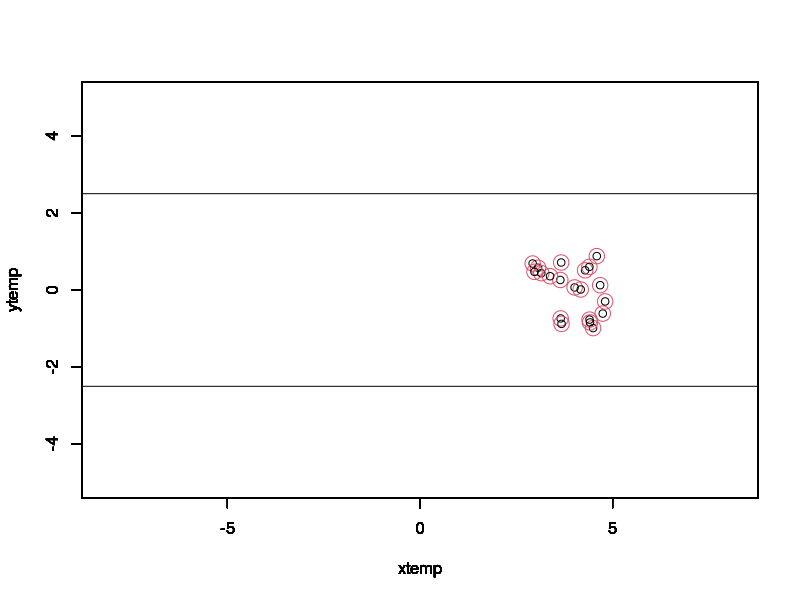
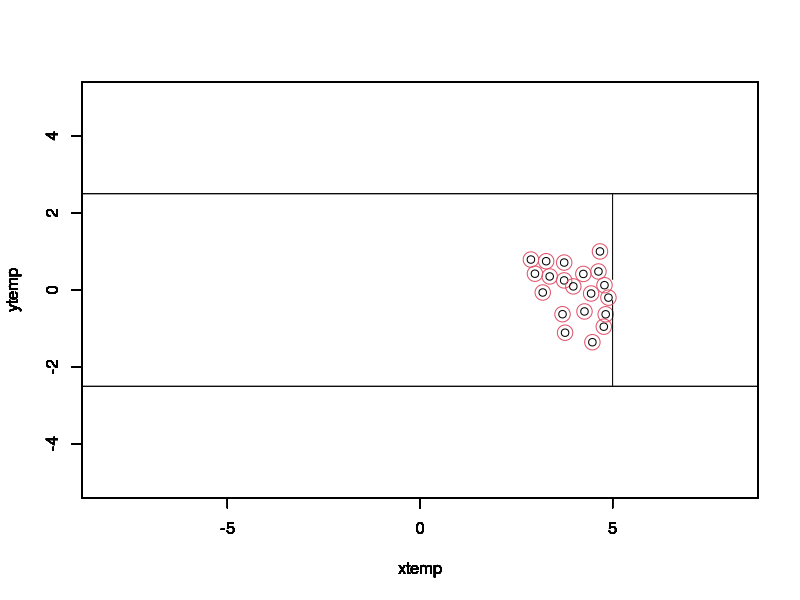
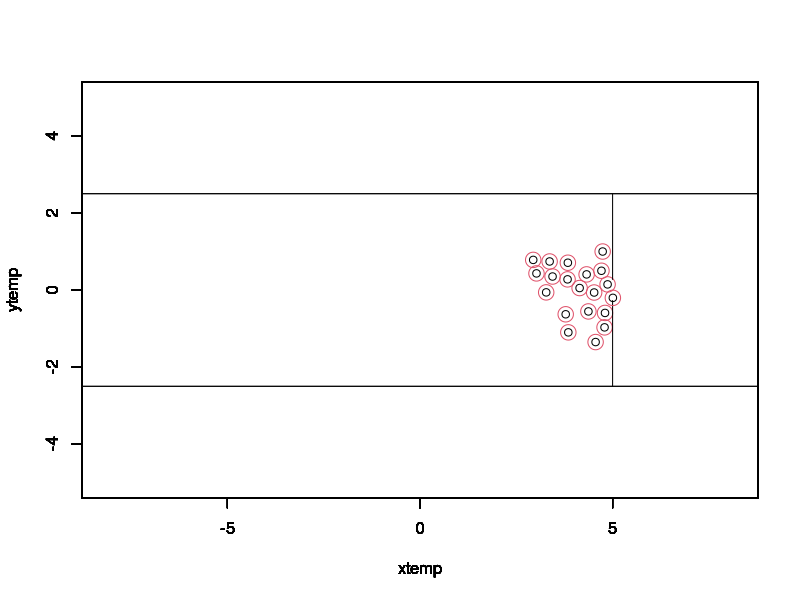
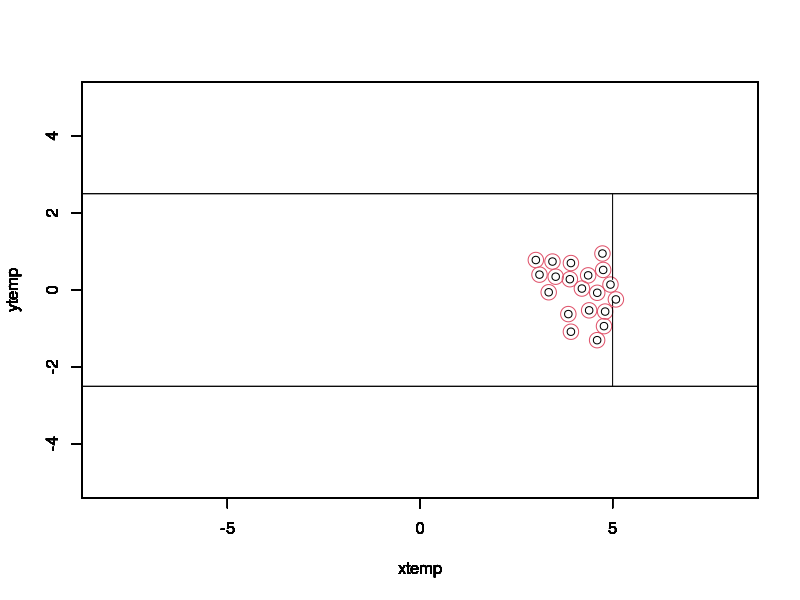
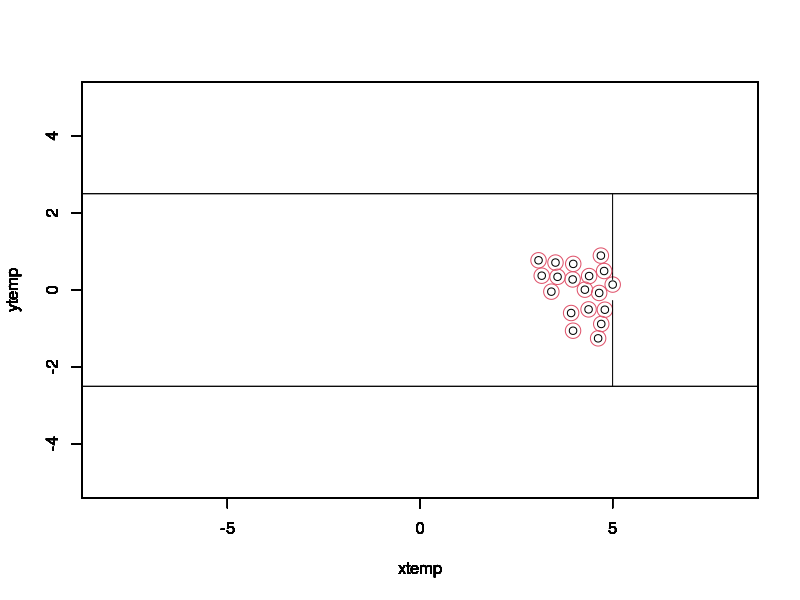
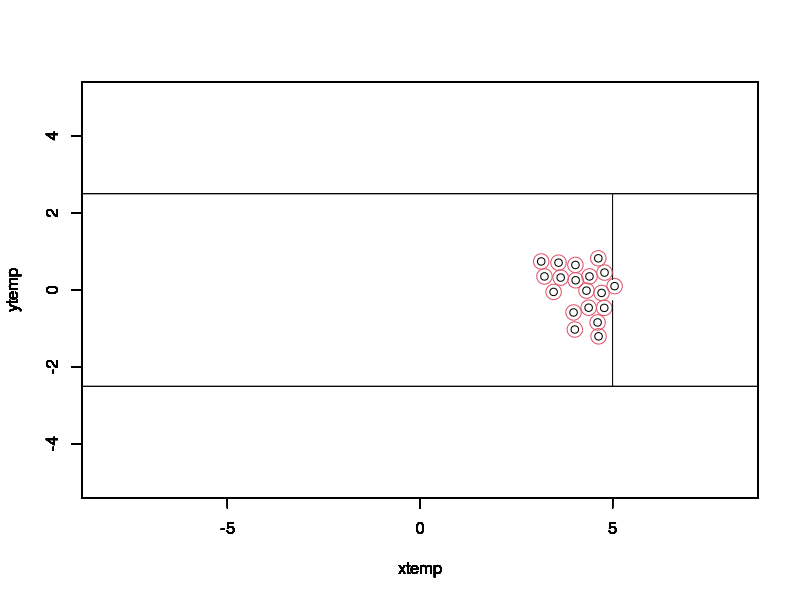
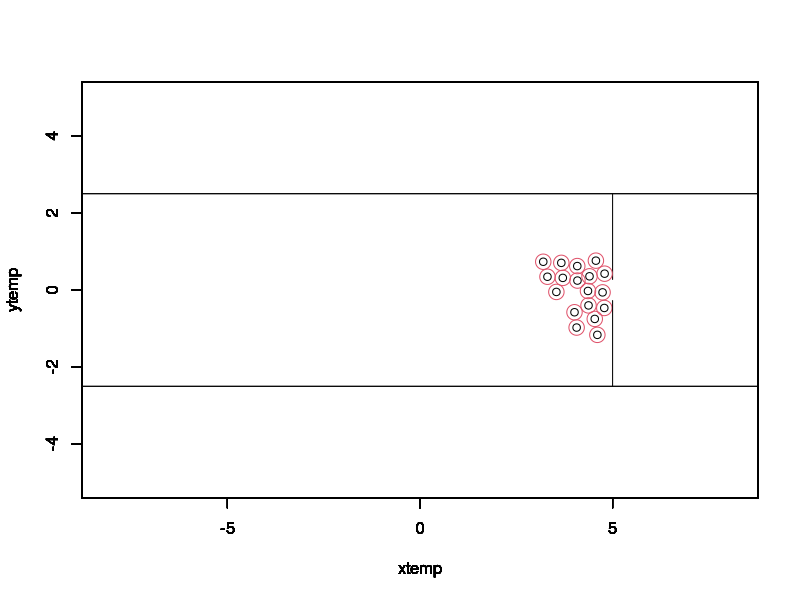
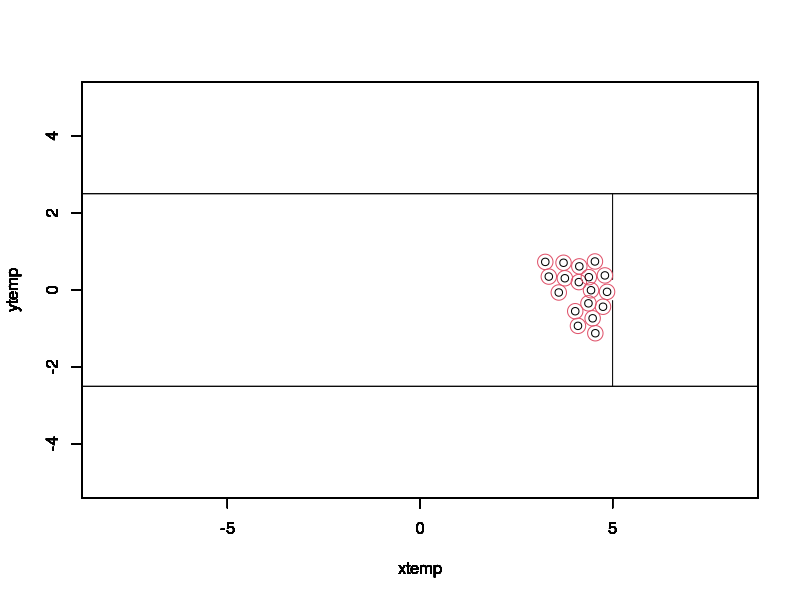

These figures' R source, in order: (Note: a time limit stopped this script after it produced the figures.)
#dev.off()
runcount=1
maxruncount=100
maxtimercounter=100
dataa=numeric(maxruncount)
while(runcount<=maxruncount){
  
  #GENERATE AND PLOT SPHERES
  n=4
  N=20 #Set the number of people we want
  #Set the starting y-position of particles on right side of corridor
  xs=runif(N,2.9,4.9)                   #Combine to get the starting x-positions of all of them
  ys=runif(N,-1,1)    #Uniform randomly set at which point in corridor the particles will appear
  zs=data.frame(xs,ys) #pair the positions up to get vector positions
  zcurrent=zs
  xcurrent=xs
  ycurrent=ys
  theta = seq(0, 2 * pi, length = 200) #setup for plotting circles
  radi=0.2
  r=numeric(N)+0.2                    #radii of particles are uniform normal
  i=1
  while(i<=N/2){                         #Plots the circles
    xtemp=as.numeric(zs[i,][1])
    ytemp=as.numeric(zs[i,][2])
    plot(xtemp,ytemp,xlim = c(-5,5),ylim=c(-5,5),asp=1)
    par(new=TRUE)
    lines(x = r[i] * cos(theta) + xtemp, y = r[i] * sin(theta) + ytemp,asp=1,xlim = c(1,10),ylim=c(-10,40),col=2)
    
    par(new=TRUE)
    i=i+1
  }
  while(i<=N){                         #Plots the circles
    xtemp=as.numeric(zs[i,][1])
    ytemp=as.numeric(zs[i,][2])
    plot(xtemp,ytemp,xlim = c(-5,5),ylim=c(-5,5),asp=1)
    par(new=TRUE)
    lines(x = r[i] * cos(theta) + xtemp, y = r[i] * sin(theta) + ytemp,asp=1,xlim = c(1,10),ylim=c(-10,40),col=2)
    
    par(new=TRUE)
    i=i+1
  }
  
  #GENERATE DESIRED SPEEDS AND MASSES OF PARTICLES (AND CONSTANT REACTION TIME AS SUGGESTED BY TEXTBOOK)
  speeddesired=numeric(N)+1.34
  m=1
  timercount=1
  tau=0.1
  vstartxl=numeric(N/2)+1.34
  vstartxr=numeric(N/2)+1.34
  vstartx=c(vstartxl,vstartxr)
  vstarty=numeric(N)
  vcurrentx=vstartx
  vcurrenty=vstarty
  vcurrent=data.frame(vcurrentx,vcurrenty)
  #SOME CONSTANT VALUES FOR THE MODEL
  speedmax=1.3*speeddesired
  #the lower the tau the more agressive the pedestrians
  tdelta=2
  V0=2.1
  sigma=0.3
  timestep=0.05
  tcount=0
  corridorw=5
  exitw=0.55
  exitxpos=5
  corridorarg=seq(-11,11,length=200)
  lines(x=corridorarg,y=numeric(200)+corridorw/2)
  par(new=TRUE)
  lines(x=corridorarg,y=numeric(200)-corridorw/2)
  par(new=TRUE)
  
  #DESIRED DIRECTION - The desired direction for corridor movement will just be straight along x axis
  xdesiredl=numeric(N/2)+exitxpos
  xdesiredr=numeric(N/2)+exitxpos
  xdesiredplace=c(xdesiredl,xdesiredr)
  ydesiredplace=numeric(N)
  placedesired=data.frame(xdesiredplace,ydesiredplace)
  dirdesired=placedesired-zcurrent
  xdesired=dirdesired[,1]
  ydesired=dirdesired[,2]
  
  
  i=1
  while(i<=N){
    dirdesiredtemp=c(xdesired[i],ydesired[i])
    xdesired[i]=xdesired[i]/(norm(dirdesiredtemp,type="2"))
    ydesired[i]=ydesired[i]/(norm(dirdesiredtemp,type="2"))
    i=i+1
  }
  xdesired=c(numeric(N/2)+exitxpos+0.1,numeric(N/2)+exitxpos+0.1)
  dirdesired=data.frame(xdesired,ydesired)
  #DESIRED VELOCITY
  vdesiredx=speeddesired*xdesired
  vdesiredy=speeddesired*ydesired
  vdesired=data.frame(vdesiredx,vdesiredy)
  
  
  
  
  
  
  
  
  
  
  
  
  #START OF MAIN LOOP
  while(tcount<N){
    par(new=FALSE)
    
    
    
    
    
    
    
    
    
    
    
    
    
    
    
    #ACCELERATION TERM TOWARDS DESIRED VELOCITY
    Fa=(1/tau)*(vdesired-vcurrent)
    
    #DIRECTION BETWEEN POSITIONS OF PARTICLES
    Dirx=matrix(0,N,N)
    i=1
    j=1
    while(i<=N){
      while(j<=N){
        Dirx[i,j]=xcurrent[i]-xcurrent[j]
        j=j+1
      }
      i=i+1
      j=1
    }
    
    Diry=matrix(0,N,N)
    i=1
    j=1
    while(i<=N){
      while(j<=N){
        Diry[i,j]=ycurrent[i]-ycurrent[j]
        j=j+1
      }
      i=i+1
      j=1
    }
    
    
    #SEMI-AXIS OF ELLIPSE CALCULATION
    #i=1
    #j=1
    #while(i<=N){
    #  while(j<=N){
    #    rtemp=c(Dirx[i,j],Diry[i,j])
    #    vtemp=c(vcurrent[j,1],vcurrent[j,2])
    #   dirtemp=c(dirdesired[j,1],dirdesired[j,2])
    #    b[i,j]=(1/2)*sqrt((norm(rtemp,type="2")+norm(rtemp-norm(vtemp,type="2")*tdelta*dirtemp,type="2"))^2-(norm(vtemp,type="2")*tdelta)^2)
    #    j=j+1
    #  }
    #  i=i+1
    # j=1
    #}
    
    
    #POTENTIALS BETWEEN PEDESTRIANS
    #Pp=matrix(0,N,N)
    #i=1
    #j=1
    #while(i<=N){
    #  while(j<=N){
    #    Pp[i,j]=V0*exp(-b[i,j]/sigma)
    #    j=j+1
    
    #  }
    #  i=i+1
    #  j=1
    #}
    
    
    
    
    #Ensuring opposite sign
    #  i=1
    #  j=1
    #  while(i<=N){
    #    while(j<=N){
    
    #      if(xcurrent[i]<xcurrent[j]){
    #       Fpedx[i,j]=-abs(Fpedx[i,j])
    #       Fpedx[j,i]=abs(Fpedx[j,i])
    #        j=j+1
    #      }
    #      else if(xcurrent[i]>xcurrent[j]){
    #        Fpedx[i,j]=abs(Fpedx[i,j])
    #       Fpedx[j,i]=-abs(Fpedx[j,i])
    #       j=j+1
    #     }
    #     else{j=j+1}
    
    
    
    #   }
    #   j=1
    #   i=i+1
    # }
    
    #  i=1
    #  j=1
    #  while(i<=N){
    #   while(j<=N){
    
    #     if(ycurrent[i]<ycurrent[j]){
    #       Fpedy[i,j]=-abs(Fpedy[i,j])
    #       Fpedy[j,i]=abs(Fpedy[j,i])
    #       j=j+1
    #      }
    #     else if(ycurrent[i]>ycurrent[j]){
    #       Fpedy[i,j]=abs(Fpedy[i,j])
    #       Fpedy[j,i]=-abs(Fpedy[j,i])
    #        j=j+1
    #     }
    #     else{j=j+1}
    
    
    #    }
    #    j=1
    #   i=i+1
    # }
    
    
    
    
    
    
    
    
    
    #OBTACLE REPULSION SETUP (CORRIDOR)- ASSUME CORRDOR IS 5m WIDE FOR NOW
    #corridor assumed between -3 and 3
    U0=10
    R=0.2
    
    #direction between pedestrian and closest wall position
    absmin <- function(x) { x[which.min( abs(x) )]}
    Dirwy=numeric(N)
    i=1
    while(i<=N){
      Dirwy[i]=absmin(c(ycurrent[i]-corridorw/2,ycurrent[i]+corridorw/2))
      i=i+1
    }
    
    Dirwx=numeric(N)
    
    
    
    
    #REPULSIVE OBSTACLES
    i=1
    Fpedwx=numeric(N)
    Fpedwy=numeric(N)
    
    while(i<=N){
      Pp<-function(Dirwx,Dirwy){
        B<-U0*exp(-norm(c(Dirwx,Dirwy),type="2")/R)
        return(B)
      }
      Partialxdir<-function(Dirwx,Dirwy){
        k=-1
        l=k-1
        m=k-2
        error=1
        while(error==1){
          B1<-(Pp(Dirwx+10^k,Dirwy)-Pp(Dirwx-10^k,Dirwy))/(2*10^k)
          B2<-(Pp(Dirwx+10^l,Dirwy)-Pp(Dirwx-10^l,Dirwy))/(2*10^l)
          B3<-(Pp(Dirwx+10^m,Dirwy)-Pp(Dirwx-10^m,Dirwy))/(2*10^m)
          e1=abs(B1-B2)
          e2=abs(B2-B3)
          k=k-1
          l=k-1
          m=k-2
          
          if(e1<=0.01 & e2<=0.01){
            error=0
          }
        }
        
        return(B3)
        
      }
      Partialydir<-function(xdir,ydir){
        k=-1
        l=k-1
        m=k-2
        error=1
        while(error==1){
          B1<-(Pp(xdir,ydir+10^k)-Pp(xdir,ydir-10^k))/(2*10^k)
          B2<-(Pp(xdir,ydir+10^l)-Pp(xdir,ydir-10^l))/(2*10^l)
          B3<-(Pp(xdir,ydir+10^m)-Pp(xdir,ydir-10^m))/(2*10^m)
          e1=abs(B1-B2)
          e2=abs(B2-B3)
          k=k-1
          l=k-1
          m=k-2
          
          if(e1<=0.01 & e2<=0.01){
            error=0
          }
        }
        
        return(B3)
        
        
        if(abs(ycurrent[i])<corridorw/2){
          Fpedwx[i]=-Partialxdir(Dirwx[i],Dirwy[i])
          Fpedwy[i]=-Partialydir(Dirwx[i],Dirwy[i])
          i=i+1
        }
        else{
          Fpedwx[i]=0
          Fpedwy[i]=-5*sign(ycurrent[i])
          i=i+1
        }
      }
      
      
      
      i=1
      while(i<=N){
        if(abs(ycurrent[i])<0.9){
          Fpedwx[i]=0
          Fpedwy[i]=0
          i=i+1
        }
        else{
          i=i+1
        }
      }
      
      
      
      
      #EXIT REPULSION
      
      
      #direction between pedestrian and closest wall position
      absmin <- function(x) { x[which.min( abs(x) )]}
      Dirwx=numeric(N)
      i=1
      while(i<=N){
        Dirwx[i]=xcurrent[i]-5
        i=i+1
      }
      
      Dirwy=numeric(N)
      
      
      
      #REPULSIVE OBSTACLES
      i=1
      Fpedwx2=numeric(N)
      Fpedwy2=numeric(N)
      
      while(i<=N){
        Pp<-function(Dirwx,Dirwy){
          B<-U0*exp(-norm(c(Dirwx,Dirwy),type="2")/R)
          return(B)
        }
        Partialxdir<-function(Dirwx,Dirwy){
          k=-1
          l=k-1
          m=k-2
          error=1
          while(error==1){
            B1<-(Pp(Dirwx+10^k,Dirwy)-Pp(Dirwx-10^k,Dirwy))/(2*10^k)
            B2<-(Pp(Dirwx+10^l,Dirwy)-Pp(Dirwx-10^l,Dirwy))/(2*10^l)
            B3<-(Pp(Dirwx+10^m,Dirwy)-Pp(Dirwx-10^m,Dirwy))/(2*10^m)
            e1=abs(B1-B2)
            e2=abs(B2-B3)
            k=k-1
            l=k-1
            m=k-2
            
            if(e1<=0.01 & e2<=0.01){
              error=0
            }
          }
          
          return(B3)
          
        }
        Partialydir<-function(xdir,ydir){
          k=-1
          l=k-1
          m=k-2
          error=1
          while(error==1){
            B1<-(Pp(xdir,ydir+10^k)-Pp(xdir,ydir-10^k))/(2*10^k)
            B2<-(Pp(xdir,ydir+10^l)-Pp(xdir,ydir-10^l))/(2*10^l)
            B3<-(Pp(xdir,ydir+10^m)-Pp(xdir,ydir-10^m))/(2*10^m)
            e1=abs(B1-B2)
            e2=abs(B2-B3)
            k=k-1
            l=k-1
            m=k-2
            
            if(e1<=0.01 & e2<=0.01){
              error=0
            }
          }
          
          return(B3)
          
        }
        if(abs(ycurrent[i])>exitw/2){
          Fpedwx2[i]=-Partialxdir(Dirwx[i],Dirwy[i])
          Fpedwy2[i]=-Partialydir(Dirwx[i],Dirwy[i])
          i=i+1
        }
        else{
          Fpedwx2[i]=0
          Fpedwy2[i]=0
          i=i+1
        }
      }
      
      
      
      
      
      
      
      
      
      
      
      
      
      
      
      
      
      
      
      
      
      
      
      #ENSURING NO PHASE THROUGH WALL
      
      #direction between pedestrian and closest wall position
      absmin <- function(x) { x[which.min( abs(x) )]}
      Dirwx=numeric(N)
      i=1
      while(i<=N){
        Dirwx[i]=xcurrent[i]-5.1
        i=i+1
      }
      
      Dirwy=numeric(N)
      
      
      
      #REPULSIVE OBSTACLES
      i=1
      Fpedwx3=numeric(N)
      Fpedwy3=numeric(N)
      
      while(i<=N){
        Pp<-function(Dirwx,Dirwy){
          B<-U0*exp(-norm(c(Dirwx,Dirwy),type="2")/R)
          return(B)
        }
        Partialxdir<-function(Dirwx,Dirwy){
          k=-1
          l=k-1
          m=k-2
          error=1
          while(error==1){
            B1<-(Pp(Dirwx+10^k,Dirwy)-Pp(Dirwx-10^k,Dirwy))/(2*10^k)
            B2<-(Pp(Dirwx+10^l,Dirwy)-Pp(Dirwx-10^l,Dirwy))/(2*10^l)
            B3<-(Pp(Dirwx+10^m,Dirwy)-Pp(Dirwx-10^m,Dirwy))/(2*10^m)
            e1=abs(B1-B2)
            e2=abs(B2-B3)
            k=k-1
            l=k-1
            m=k-2
            
            if(e1<=0.01 & e2<=0.01){
              error=0
            }
          }
          
          return(B3)
          
        }
        Partialydir<-function(xdir,ydir){
          k=-1
          l=k-1
          m=k-2
          error=1
          while(error==1){
            B1<-(Pp(xdir,ydir+10^k)-Pp(xdir,ydir-10^k))/(2*10^k)
            B2<-(Pp(xdir,ydir+10^l)-Pp(xdir,ydir-10^l))/(2*10^l)
            B3<-(Pp(xdir,ydir+10^m)-Pp(xdir,ydir-10^m))/(2*10^m)
            e1=abs(B1-B2)
            e2=abs(B2-B3)
            k=k-1
            l=k-1
            m=k-2
            
            if(e1<=0.01 & e2<=0.01){
              error=0
            }
          }
          
          return(B3)
          
        }
        if(abs(ycurrent[i])>exitw/2){
          Fpedwx3[i]=-Partialxdir(Dirwx[i],Dirwy[i])
          Fpedwy3[i]=-Partialydir(Dirwx[i],Dirwy[i])
          i=i+1
        }
        else{
          Fpedwx3[i]=0
          Fpedwy3[i]=0
          i=i+1
        }
      }
      
      
      
      
      
      #PEDESTRIAN ATTRACTION (LEAVE THIS FOR NOW)
      
      
      
      
      
      
      
      
      
      
      
      
      
      
      
      #TOTAL FORCE
      i=1
      j=1
      Ftotx=numeric(N)
      Ftoty=numeric(N)
      while(i<=N){
        if(abs(ycurrent[i])<corridorw/2){
          Ftotx[i]=Fa[i,1]+Fpedwx[i]+Fpedwx2[i]+Fpedwx3[i]
          Ftoty[i]=Fa[i,2]+Fpedwy[i]+Fpedwy2[i]+Fpedwy3[i]
          i=i+1}
        else{
          Ftotx[i]=Fa[i,1]+Fpedwx[i]+Fpedwx2[i]+Fpedwx3[i]
          Ftoty[i]=Fa[i,2]+Fpedwy[i]+Fpedwy2[i]+Fpedwy3[i]
          i=i+1
        }
      }
      
      
      #ACCELERATION - We just take it to be force + some fluctuations
      
      acurrentx=Ftotx/m+rnorm(N,0,0.05)
      acurrenty=Ftoty/m+rnorm(N,0,0.05)
      
      
      #CURRENT DESIRED VELOCITY WITHOUT LIMITATION
      wcurrentx=acurrentx*timestep+vcurrentx
      wcurrenty=acurrenty*timestep+vcurrenty
      wcurrent=data.frame(wcurrentx,wcurrenty)
      
      #NORIMATRIX
      
      #  i=1
      #   j=1
      #   norimatrix=matrix(0,N,N)
      #   while(i<=N){
      #    while(j<=N){
      #      vecty=zcurrent[i,]-zcurrent[j,]
      #       idotprod=vcurrentx[i]*vecty[1]+vcurrenty[i]*vecty[2]
      #      jdotprod=-vcurrentx[j]*vecty[1]-vcurrenty[j]*vecty[2]
      #      idotprod=max(idotprod,0)
      #      jdotprod=max(jdotprod,0)
      
      #      noriratio=as.numeric(abs(idotprod/(jdotprod+idotprod)))
      #     norimatrix[i,j]=noriratio
      #  
      #       j=j+1
      
      #   }
      ##   j=1
      #     i=i+1
      #  }
      
      #NEW POSITION BEFORE CALCULATING NEW VELOCITIES
      xcurrent=vcurrentx*timestep+xcurrent
      ycurrent=vcurrenty*timestep+ycurrent
      zcurrent=data.frame(xcurrent,ycurrent)
      
      i=1
      j=1
      k=1
      noricount=30
      while(k<=noricount){
        while(i<=N){
          while(j<=N){
            vecty=zcurrent[i,]-zcurrent[j,]
            nori=norm(zcurrent[i,]-zcurrent[j,],"2")
            if(nori<2*radi & i != j){
              #  idotprod=vcurrentx[i]*vecty[1]+vcurrenty[i]*vecty[2]
              #  jdotprod=vcurrentx[j]*vecty[1]+vcurrenty[j]*vecty[2]
              # noriratio=as.numeric(abs(idotprod/(jdotprod+idotprod)))
              zcurrent[i,]=zcurrent[i,]+(2*radi-nori)/2*(zcurrent[i,]-zcurrent[j,])/nori
              zcurrent[j,]=zcurrent[j,]-(2*radi-nori)/2*(zcurrent[i,]-zcurrent[j,])/nori
              j=j+1
            }
            else{j=j+1}
          }
          j=1
          i=i+1
        }
        k=k+1
      }
      
      
      xcurrent=zcurrent[,1]
      ycurrent=zcurrent[,2]
      
      
      i=1
      while(i<=N){
        if(abs(ycurrent[i])>corridorw/2){
          ycurrent[i]=sign(ycurrent[i])*corridorw/2 +rnorm(1,0,0.01)
          i=i+1}
        else{i=i+1}
      }  #BAD CODE HERE SINCE IT MAKES BOTTOM STUFF GO UP
      zcurrent=data.frame(xcurrent,ycurrent)
      
      #NO PHASE THROUGH WALL
      
      i=1
      while(i<=N){
        if(xcurrent[i]>exitxpos-radi & xcurrent[i]<exitxpos+0.3 & abs(ycurrent[i])>exitw/2){
          xcurrent[i]=exitxpos-radi
          i=i+1
        }
        else{i=i+1}
      }
      
      i=1
      while(i<=N){
        if(xcurrent[i]>exitxpos+0.1){
          xcurrent[i]=runif(1,10000,20000)
          i=i+1}
        else{i=i+1}
      }
      
      xcurrent=xcurrent+rnorm(N,0,0.01)
      ycurrent=ycurrent+rnorm(N,0,0.01) 
      zcurrent=data.frame(xcurrent,ycurrent)
      
      #PLOTTING NEW POSITIONS
      
      i=1
      while(i<=N/2){                         #Plots the circles
        xtemp=as.numeric(zcurrent[i,][1])
        ytemp=as.numeric(zcurrent[i,][2])
        plot(xtemp,ytemp,xlim = c(-5,5),ylim=c(-5,5),asp=1)
        
        lines(x = r[i] * cos(theta) + xtemp, y = r[i] * sin(theta) + ytemp,asp=1,xlim = c(1,10),ylim=c(-10,40),col=2)
        
        par(new=TRUE)
        i=i+1
      }
      lines(x=corridorarg,y=numeric(200)+corridorw/2)
      par(new=TRUE)
      lines(x=corridorarg,y=numeric(200)-corridorw/2)
      par(new=TRUE)
      segments(x0 = exitxpos, y0 = - corridorw/2, x1 =exitxpos, y1 = (corridorw-exitw)/2- corridorw/2, col = "black")
      par(new=TRUE)
      segments(x0 = exitxpos, y0 = corridorw/2, x1 =exitxpos, y1 = -(corridorw-exitw)/2+ corridorw/2, col = "black")
      par(new=TRUE)
      
      while(i<=N){                         #Plots the circles
        xtemp=as.numeric(zcurrent[i,][1])
        ytemp=as.numeric(zcurrent[i,][2])
        plot(xtemp,ytemp,xlim = c(-5,5),ylim=c(-5,5),asp=1)
        
        lines(x = r[i] * cos(theta) + xtemp, y = r[i] * sin(theta) + ytemp,asp=1,xlim = c(1,10),ylim=c(-10,40),col=2)
        
        par(new=TRUE)
        i=i+1
      }
      lines(x=corridorarg,y=numeric(200)+corridorw/2)
      par(new=TRUE)
      lines(x=corridorarg,y=numeric(200)-corridorw/2)
      par(new=TRUE)
      
      
      
      
      
      
      
      
      
      
      
      
      
      
      
      #CURRENT VELOCITY WITH MAX LIMITATION
      i=1
      j=1
      vcurrent=matrix(0,N,2)
      
      while(i<=2){
        while(j<=N){
          normtest=norm(c(wcurrent[j,1],wcurrent[j,2]),type="2")
          if(normtest<=speedmax[j]){
            vcurrent[j,i]=wcurrent[j,i]
          }
          else{
            vcurrent[j,i]=(wcurrent[j,i]*speedmax[j])/normtest
          }
          j=j+1
        }
        i=i+1
        j=1
      }
      
      vcurrentx=vcurrent[,1]
      vcurrenty=vcurrent[,2]
      
      #ADD THE NEW DESIRED DIRECTIONS AND VELOCITIES
      ydesiredplace=numeric(N)
      placedesired=data.frame(xdesiredplace,ydesiredplace)
      dirdesired=placedesired-zcurrent
      xdesired=dirdesired[,1]
      ydesired=dirdesired[,2]
      xdesiredpos=numeric(N)+exitxpos+0.1
      ydesiredpos=numeric(N)
      
      
      i=1
      while(i<=N){
        dirdesiredtemp=c(xdesired[i],ydesired[i])
        xdesired[i]=xdesired[i]/(norm(dirdesiredtemp,type="2"))
        ydesired[i]=ydesired[i]/(norm(dirdesiredtemp,type="2"))
        i=i+1
      }
      #xdesired=-(xcurrent-xdesiredpos)
      #ydesired=-(ycurrent-ydesiredpos)
      dirdesired=data.frame(xdesired,ydesired)
      
      #DESIRED VELOCITY
      vdesiredx=speeddesired*xdesired
      vdesiredy=speeddesired*ydesired
      vdesired=data.frame(vdesiredx,vdesiredy)
      
      
      tcount=0
      i=1
      while(i<=N){
        if(xcurrent[i]>5){
          tcount=tcount+1
          i=i+1
        }
        else{i=i+1}
        
      }
      
      timercount=timercount+1
      
      
    }
    
    
    
    
    
    
    
  }
  dataa[runcount]=timercount
  runcount=runcount+1
}
